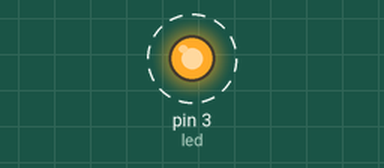
Simulated run of this sketch. Board: Arduino Uno, built with avr-gcc and run on an emulated ATmega328P. Shown: output pins drawn as LEDs (lit = HIGH). Dashed ring = blinking.

Above: at 0.15 s.
Timing chart, 0 to 3.0 s (numbered marks = the images above):
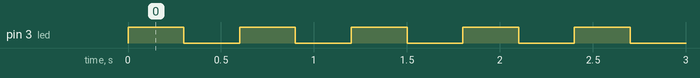

The sketch:

Proj1_pisca_c_variavel.ino
```cpp
int led = 3; //defino pino 3 com o nome de led
int tempo;
void setup() {
  pinMode(led, OUTPUT); //define o led( pino 3) como saida
  }

void loop() {
  tempo = 300;
  digitalWrite(led, HIGH); // liga a saida led
  delay(tempo); //pausa de 1s
  digitalWrite(led, LOW); //desliga o led
  delay(tempo);

}
```

Measured:
- by itself, pin 3 (led): alternates HIGH for 0.30 s and LOW for 0.30 s
